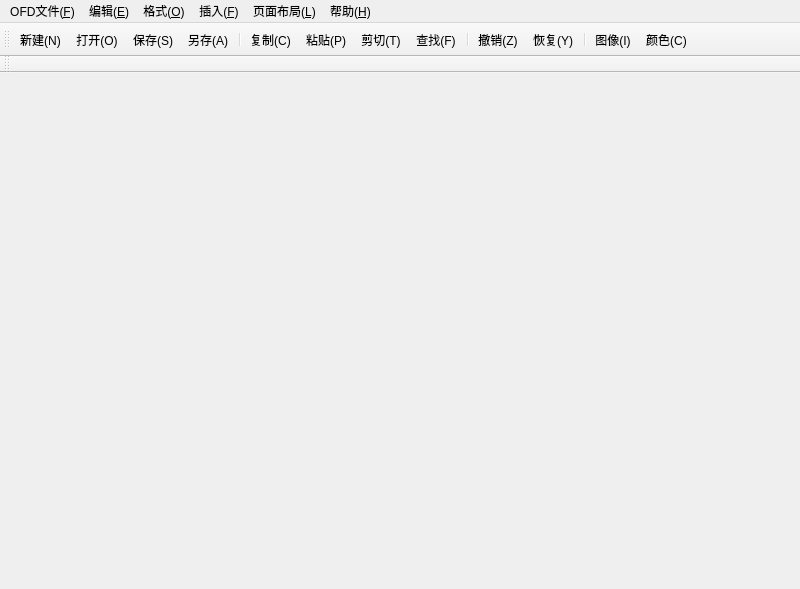
<?xml version="1.0" encoding="UTF-8"?>
<ui version="4.0">
 <class>MainWindow</class>
 <widget class="QMainWindow" name="MainWindow">
  <property name="geometry">
   <rect>
    <x>0</x>
    <y>0</y>
    <width>800</width>
    <height>589</height>
   </rect>
  </property>
  <property name="windowTitle">
   <string>MainWindow</string>
  </property>
  <widget class="QWidget" name="centralWidget"/>
  <widget class="QMenuBar" name="menuBar">
   <property name="geometry">
    <rect>
     <x>0</x>
     <y>0</y>
     <width>800</width>
     <height>20</height>
    </rect>
   </property>
   <widget class="QMenu" name="menuOFD">
    <property name="title">
     <string>OFD文件(&amp;F)</string>
    </property>
    <addaction name="action_new"/>
    <addaction name="action_open"/>
    <addaction name="action_save"/>
    <addaction name="action_saveAs"/>
    <addaction name="action_close"/>
    <addaction name="action_exit"/>
   </widget>
   <widget class="QMenu" name="menu_E">
    <property name="title">
     <string>编辑(&amp;E)</string>
    </property>
    <addaction name="action_undo"/>
    <addaction name="action_redo"/>
    <addaction name="separator"/>
    <addaction name="action_copy"/>
    <addaction name="action_paste"/>
    <addaction name="action_cut"/>
    <addaction name="action_find"/>
   </widget>
   <widget class="QMenu" name="menu_O">
    <property name="title">
     <string>格式(&amp;O)</string>
    </property>
    <widget class="QMenu" name="menu">
     <property name="title">
      <string>文本</string>
     </property>
     <addaction name="action_bold"/>
     <addaction name="action_italics"/>
     <addaction name="action_underline"/>
     <addaction name="action_strickout"/>
     <addaction name="action_online"/>
     <addaction name="separator"/>
     <addaction name="action_superscript"/>
     <addaction name="action_subscript"/>
    </widget>
    <widget class="QMenu" name="menu_2">
     <property name="title">
      <string>对齐</string>
     </property>
     <addaction name="action_justifyLeft"/>
     <addaction name="action_justifyCenter"/>
     <addaction name="action_justifyRight"/>
     <addaction name="action_justifyFull"/>
    </widget>
    <addaction name="menu"/>
    <addaction name="menu_2"/>
   </widget>
   <widget class="QMenu" name="menu_F">
    <property name="title">
     <string>插入(&amp;F)</string>
    </property>
    <widget class="QMenu" name="menu_4">
     <property name="title">
      <string>插入表格</string>
     </property>
     <addaction name="action_drawTable"/>
    </widget>
    <addaction name="action_images"/>
    <addaction name="menu_4"/>
    <addaction name="action_pageNumber_2"/>
   </widget>
   <widget class="QMenu" name="menu_L">
    <property name="title">
     <string>页面布局(&amp;L)</string>
    </property>
    <widget class="QMenu" name="menu_3">
     <property name="title">
      <string>纸张大小</string>
     </property>
     <addaction name="action_A4"/>
     <addaction name="action_A3"/>
     <addaction name="action_A2"/>
     <addaction name="action_A1"/>
     <addaction name="action_A5"/>
     <addaction name="action_A6"/>
    </widget>
    <addaction name="menu_3"/>
   </widget>
   <widget class="QMenu" name="menu_H">
    <property name="title">
     <string>帮助(&amp;H)</string>
    </property>
    <addaction name="action_about"/>
    <addaction name="action_aboutOFD"/>
   </widget>
   <addaction name="menuOFD"/>
   <addaction name="menu_E"/>
   <addaction name="menu_O"/>
   <addaction name="menu_F"/>
   <addaction name="menu_L"/>
   <addaction name="menu_H"/>
  </widget>
  <widget class="QToolBar" name="toolBar">
   <attribute name="toolBarArea">
    <enum>TopToolBarArea</enum>
   </attribute>
   <attribute name="toolBarBreak">
    <bool>false</bool>
   </attribute>
   <addaction name="action_new"/>
   <addaction name="action_open"/>
   <addaction name="action_save"/>
   <addaction name="action_saveAs"/>
   <addaction name="separator"/>
   <addaction name="action_copy"/>
   <addaction name="action_paste"/>
   <addaction name="action_cut"/>
   <addaction name="action_find"/>
   <addaction name="separator"/>
   <addaction name="action_undo"/>
   <addaction name="action_redo"/>
   <addaction name="separator"/>
   <addaction name="action_images"/>
   <addaction name="action_color"/>
  </widget>
  <widget class="QToolBar" name="toolBar_2">
   <property name="windowTitle">
    <string>toolBar_2</string>
   </property>
   <attribute name="toolBarArea">
    <enum>TopToolBarArea</enum>
   </attribute>
   <attribute name="toolBarBreak">
    <bool>true</bool>
   </attribute>
  </widget>
  <action name="action_new">
   <property name="icon">
    <iconset resource="images.qrc">
     <normaloff>:/images/new.svg</normaloff>:/images/new.svg</iconset>
   </property>
   <property name="text">
    <string>新建(&amp;N)</string>
   </property>
   <property name="toolTip">
    <string>新建(N)</string>
   </property>
   <property name="shortcut">
    <string>Ctrl+N</string>
   </property>
  </action>
  <action name="action_open">
   <property name="icon">
    <iconset resource="images.qrc">
     <normaloff>:/images/open.svg</normaloff>:/images/open.svg</iconset>
   </property>
   <property name="text">
    <string>打开(&amp;O)</string>
   </property>
   <property name="toolTip">
    <string>打开(O)</string>
   </property>
   <property name="shortcut">
    <string>Ctrl+O</string>
   </property>
  </action>
  <action name="action_save">
   <property name="icon">
    <iconset resource="images.qrc">
     <normaloff>:/images/document-save-as.svg</normaloff>:/images/document-save-as.svg</iconset>
   </property>
   <property name="text">
    <string>保存(&amp;S)</string>
   </property>
   <property name="toolTip">
    <string>保存(S)</string>
   </property>
   <property name="shortcut">
    <string>Ctrl+S</string>
   </property>
  </action>
  <action name="action_saveAs">
   <property name="icon">
    <iconset resource="images.qrc">
     <normaloff>:/images/document-save-all.svg</normaloff>:/images/document-save-all.svg</iconset>
   </property>
   <property name="text">
    <string>另存(&amp;A)</string>
   </property>
   <property name="toolTip">
    <string>另存(SaveAs)</string>
   </property>
   <property name="shortcut">
    <string>Ctrl+Shift+S</string>
   </property>
  </action>
  <action name="action_copy">
   <property name="icon">
    <iconset resource="images.qrc">
     <normaloff>:/images/edit-copy.svg</normaloff>:/images/edit-copy.svg</iconset>
   </property>
   <property name="text">
    <string>复制(&amp;C)</string>
   </property>
   <property name="toolTip">
    <string>复制(C)</string>
   </property>
   <property name="shortcut">
    <string>Ctrl+C</string>
   </property>
  </action>
  <action name="action_paste">
   <property name="icon">
    <iconset resource="images.qrc">
     <normaloff>:/images/edit-paste.svg</normaloff>:/images/edit-paste.svg</iconset>
   </property>
   <property name="text">
    <string>粘贴(&amp;P)</string>
   </property>
   <property name="toolTip">
    <string>粘贴(P)</string>
   </property>
   <property name="shortcut">
    <string>Ctrl+V</string>
   </property>
  </action>
  <action name="action_cut">
   <property name="icon">
    <iconset resource="images.qrc">
     <normaloff>:/images/edit-cut.svg</normaloff>:/images/edit-cut.svg</iconset>
   </property>
   <property name="text">
    <string>剪切(&amp;T)</string>
   </property>
   <property name="toolTip">
    <string>剪切(T)</string>
   </property>
   <property name="shortcut">
    <string>Ctrl+X</string>
   </property>
  </action>
  <action name="action_find">
   <property name="icon">
    <iconset resource="images.qrc">
     <normaloff>:/images/edit-find.svg</normaloff>:/images/edit-find.svg</iconset>
   </property>
   <property name="text">
    <string>查找(&amp;F)</string>
   </property>
   <property name="toolTip">
    <string>查找(F)</string>
   </property>
   <property name="shortcut">
    <string>Ctrl+F</string>
   </property>
  </action>
  <action name="action_undo">
   <property name="icon">
    <iconset resource="images.qrc">
     <normaloff>:/images/edit-undo.svg</normaloff>:/images/edit-undo.svg</iconset>
   </property>
   <property name="text">
    <string>撤销(&amp;Z)</string>
   </property>
   <property name="toolTip">
    <string>撤销(Z)</string>
   </property>
   <property name="shortcut">
    <string>Ctrl+Z</string>
   </property>
  </action>
  <action name="action_redo">
   <property name="icon">
    <iconset resource="images.qrc">
     <normaloff>:/images/edit-redo.svg</normaloff>:/images/edit-redo.svg</iconset>
   </property>
   <property name="text">
    <string>恢复(&amp;Y)</string>
   </property>
   <property name="toolTip">
    <string>恢复(Y)</string>
   </property>
  </action>
  <action name="action_images">
   <property name="icon">
    <iconset resource="images.qrc">
     <normaloff>:/images/insert-image.svg</normaloff>:/images/insert-image.svg</iconset>
   </property>
   <property name="text">
    <string>图像(&amp;I)</string>
   </property>
   <property name="toolTip">
    <string>图像(I)</string>
   </property>
  </action>
  <action name="action_close">
   <property name="icon">
    <iconset resource="images.qrc">
     <normaloff>:/images/close.svg</normaloff>:/images/close.svg</iconset>
   </property>
   <property name="text">
    <string>关闭(&amp;C)</string>
   </property>
   <property name="toolTip">
    <string>关闭(C)</string>
   </property>
  </action>
  <action name="action_exit">
   <property name="icon">
    <iconset resource="images.qrc">
     <normaloff>:/images/exit.svg</normaloff>:/images/exit.svg</iconset>
   </property>
   <property name="text">
    <string>退出(&amp;E)</string>
   </property>
   <property name="toolTip">
    <string>退出(E)</string>
   </property>
   <property name="shortcut">
    <string>Ctrl+Q</string>
   </property>
  </action>
  <action name="action_bold">
   <property name="checkable">
    <bool>true</bool>
   </property>
   <property name="icon">
    <iconset resource="images.qrc">
     <normaloff>:/images/format-text-bold.svg</normaloff>:/images/format-text-bold.svg</iconset>
   </property>
   <property name="text">
    <string>粗体(&amp;A)</string>
   </property>
   <property name="toolTip">
    <string>粗体(A)</string>
   </property>
  </action>
  <action name="action_italics">
   <property name="checkable">
    <bool>true</bool>
   </property>
   <property name="icon">
    <iconset resource="images.qrc">
     <normaloff>:/images/format-text-italic.svg</normaloff>:/images/format-text-italic.svg</iconset>
   </property>
   <property name="text">
    <string>斜体(&amp;B)</string>
   </property>
   <property name="toolTip">
    <string>斜体(B)</string>
   </property>
  </action>
  <action name="action_underline">
   <property name="checkable">
    <bool>true</bool>
   </property>
   <property name="icon">
    <iconset resource="images.qrc">
     <normaloff>:/images/format-text-underline.svg</normaloff>:/images/format-text-underline.svg</iconset>
   </property>
   <property name="text">
    <string>下划线(&amp;D)</string>
   </property>
   <property name="toolTip">
    <string>下划线(D)</string>
   </property>
  </action>
  <action name="action_strickout">
   <property name="checkable">
    <bool>true</bool>
   </property>
   <property name="icon">
    <iconset resource="images.qrc">
     <normaloff>:/images/format-text-strikethrough.svg</normaloff>:/images/format-text-strikethrough.svg</iconset>
   </property>
   <property name="text">
    <string>删除线(&amp;F)</string>
   </property>
   <property name="toolTip">
    <string>删除线(F)</string>
   </property>
  </action>
  <action name="action_online">
   <property name="checkable">
    <bool>true</bool>
   </property>
   <property name="icon">
    <iconset resource="images.qrc">
     <normaloff>:/images/under_line.png</normaloff>:/images/under_line.png</iconset>
   </property>
   <property name="text">
    <string>上划线(&amp;G)</string>
   </property>
   <property name="toolTip">
    <string>上划线(G)</string>
   </property>
  </action>
  <action name="action_superscript">
   <property name="checkable">
    <bool>true</bool>
   </property>
   <property name="icon">
    <iconset resource="images.qrc">
     <normaloff>:/images/format-text-superscript.svg</normaloff>:/images/format-text-superscript.svg</iconset>
   </property>
   <property name="text">
    <string>上标 </string>
   </property>
   <property name="toolTip">
    <string>上标</string>
   </property>
   <property name="shortcut">
    <string>Ctrl+S, Ctrl+P</string>
   </property>
  </action>
  <action name="action_subscript">
   <property name="checkable">
    <bool>true</bool>
   </property>
   <property name="icon">
    <iconset resource="images.qrc">
     <normaloff>:/images/text_subscript.svg</normaloff>:/images/text_subscript.svg</iconset>
   </property>
   <property name="text">
    <string>下标</string>
   </property>
   <property name="toolTip">
    <string>下标</string>
   </property>
   <property name="shortcut">
    <string>Ctrl+Shift+B</string>
   </property>
  </action>
  <action name="action_justifyLeft">
   <property name="checkable">
    <bool>true</bool>
   </property>
   <property name="icon">
    <iconset resource="images.qrc">
     <normaloff>:/images/format-justify-left.svg</normaloff>:/images/format-justify-left.svg</iconset>
   </property>
   <property name="text">
    <string>左对齐(&amp;A)</string>
   </property>
   <property name="toolTip">
    <string>左对齐(A)</string>
   </property>
  </action>
  <action name="action_justifyCenter">
   <property name="checkable">
    <bool>true</bool>
   </property>
   <property name="icon">
    <iconset resource="images.qrc">
     <normaloff>:/images/format-justify-center.svg</normaloff>:/images/format-justify-center.svg</iconset>
   </property>
   <property name="text">
    <string>居中(&amp;B)</string>
   </property>
   <property name="toolTip">
    <string>居中(B)</string>
   </property>
  </action>
  <action name="action_justifyRight">
   <property name="checkable">
    <bool>true</bool>
   </property>
   <property name="icon">
    <iconset resource="images.qrc">
     <normaloff>:/images/format-justify-right.svg</normaloff>:/images/format-justify-right.svg</iconset>
   </property>
   <property name="text">
    <string>右对齐(&amp;C)</string>
   </property>
   <property name="toolTip">
    <string>右对齐(C)</string>
   </property>
  </action>
  <action name="action_justifyFull">
   <property name="checkable">
    <bool>true</bool>
   </property>
   <property name="icon">
    <iconset resource="images.qrc">
     <normaloff>:/images/format-justify-fill.svg</normaloff>:/images/format-justify-fill.svg</iconset>
   </property>
   <property name="text">
    <string>两端对齐(&amp;D)</string>
   </property>
   <property name="toolTip">
    <string>两端对齐(D)</string>
   </property>
  </action>
  <action name="action_A4">
   <property name="text">
    <string>&amp;A4   210毫米×297毫米</string>
   </property>
   <property name="toolTip">
    <string>A4   209毫米×296毫米</string>
   </property>
  </action>
  <action name="action_A3">
   <property name="text">
    <string>A3   &amp;297毫米×420毫米</string>
   </property>
   <property name="toolTip">
    <string>A3   296毫米×419.1毫米</string>
   </property>
  </action>
  <action name="action_A2">
   <property name="text">
    <string>A2   &amp;420毫米×594毫米</string>
   </property>
   <property name="toolTip">
    <string>A2</string>
   </property>
  </action>
  <action name="action_A1">
   <property name="text">
    <string>A&amp;1   &amp;594毫米×841毫米</string>
   </property>
   <property name="toolTip">
    <string>A1</string>
   </property>
  </action>
  <action name="action_A5">
   <property name="text">
    <string>A&amp;5   &amp;148毫米×210毫米</string>
   </property>
   <property name="toolTip">
    <string>A5</string>
   </property>
  </action>
  <action name="action_A6">
   <property name="text">
    <string>A&amp;6   &amp;105毫米×148毫米</string>
   </property>
   <property name="toolTip">
    <string>A6</string>
   </property>
  </action>
  <action name="action_about">
   <property name="text">
    <string>&amp;About(&amp;A)</string>
   </property>
   <property name="toolTip">
    <string>About(A)</string>
   </property>
  </action>
  <action name="action_aboutOFD">
   <property name="text">
    <string>About &amp;OFD</string>
   </property>
   <property name="toolTip">
    <string>About OFD</string>
   </property>
  </action>
  <action name="action_color">
   <property name="icon">
    <iconset resource="images.qrc">
     <normaloff>:/images/color-management.svg</normaloff>:/images/color-management.svg</iconset>
   </property>
   <property name="text">
    <string>颜色(&amp;C)</string>
   </property>
   <property name="toolTip">
    <string>颜色(C)</string>
   </property>
  </action>
  <action name="action_drawTable">
   <property name="text">
    <string>表格绘制</string>
   </property>
   <property name="toolTip">
    <string>表格绘制</string>
   </property>
  </action>
  <action name="action1_5_C">
   <property name="text">
    <string>1.5倍行距</string>
   </property>
   <property name="toolTip">
    <string>1.5倍行距</string>
   </property>
  </action>
  <action name="action1_0_C">
   <property name="text">
    <string>1.0倍行距</string>
   </property>
   <property name="toolTip">
    <string>1.0倍行距</string>
   </property>
  </action>
  <action name="action2_C">
   <property name="text">
    <string>2倍行距</string>
   </property>
   <property name="toolTip">
    <string>2倍行距</string>
   </property>
  </action>
  <action name="action_lineSpacing">
   <property name="text">
    <string>行距:1(&amp;A)</string>
   </property>
   <property name="toolTip">
    <string>行距:1(A)</string>
   </property>
  </action>
  <action name="action_pageNumber_2">
   <property name="text">
    <string>显示页码</string>
   </property>
   <property name="toolTip">
    <string>显示页码</string>
   </property>
  </action>
 </widget>
 <layoutdefault spacing="6" margin="11"/>
 <resources>
  <include location="images.qrc"/>
 </resources>
 <connections/>
</ui>
